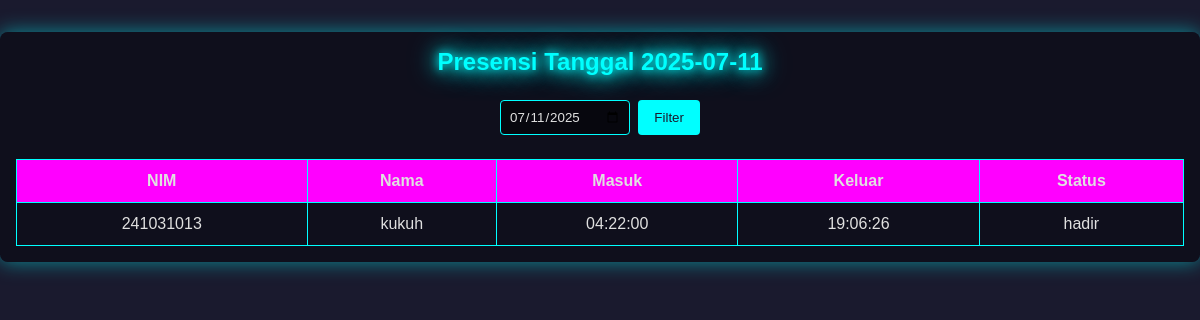
/presensi_admin.php?tanggal=2025-07-11 (signed in), run on the app's committed database.
### tables this page shows
CREATE TABLE `presensi` (
  `id` int(11) NOT NULL,
  `nim` varchar(20) NOT NULL,
  `tanggal` date NOT NULL,
  `waktu_masuk` time DEFAULT NULL,
  `waktu_keluar` time DEFAULT NULL,
  `status` enum('hadir','izin','sakit','alfa') DEFAULT 'hadir',
  `created_at` timestamp NOT NULL DEFAULT current_timestamp()
);

CREATE TABLE `mahasiswa` (
  `nim` varchar(20) NOT NULL,
  `nama` varchar(100) NOT NULL,
  `tempat` text DEFAULT NULL,
  `pk` enum('laki-laki','perempuan') DEFAULT NULL,
  `created_at` timestamp NOT NULL DEFAULT current_timestamp()
);

### presensi_admin.php (the view, shortened to what this page needs)
<?php
include 'koneksi.php';
$tanggal = isset($_GET['tanggal']) ? $_GET['tanggal'] : date('Y-m-d');
$query = "SELECT m.nim, m.nama, p.tanggal, p.waktu_masuk, p.waktu_keluar, p.status
          FROM presensi p JOIN mahasiswa m ON p.nim = m.nim
          WHERE p.tanggal = '$tanggal' ORDER BY p.waktu_masuk DESC";
$data = mysqli_query($koneksi, $query);
?>
<!DOCTYPE html>
<html lang="id">
<head>
</head>
<body>
<div class="dashboard">
    <h2>Presensi Tanggal <?= $tanggal ?></h2>
    <form method="GET">
        <input type="date" name="tanggal" value="<?= $tanggal ?>">
        <button type="submit" class="button">Filter</button>
    </form>
    <table>
        <thead>
            <tr><th>NIM</th><th>Nama</th><th>Masuk</th><th>Keluar</th><th>Status</th></tr>
        </thead>
        <tbody>
            <?php while($row = mysqli_fetch_assoc($data)): ?>
                <tr>
                    <td><?= $row['nim'] ?></td>
                    <td><?= $row['nama'] ?></td>
                    <td><?= $row['waktu_masuk'] ?></td>
                    <td><?= $row['waktu_keluar'] ?: '-' ?></td>
                    <td><?= $row['status'] ?></td>
                </tr>
            <?php endwhile; ?>
        </tbody>
    </table>
</div>
</body>

### presensi_admin.php (style rules this page uses)
:root { --primary-neon: #00ffff; --secondary-neon: #ff00ff; --dark-bg: #1a1a2e; --darker-bg: #0f0f1a; --light-text: #e0e0e0; --card-bg: rgba(10, 10, 20, 0.7); --glow-strength: 0 0 10px, 0 0 20px, 0 0 30px; }
* { margin: 0; padding: 0; box-sizing: border-box; font-family: 'Orbitron', sans-serif; }
body { background-color: var(--dark-bg); color: var(--light-text); }
.dashboard { max-width: 1200px; margin: 2rem auto; padding: 1rem; background: var(--card-bg); border-radius: 8px; box-shadow: 0 0 20px rgba(0, 255, 255, 0.5); }
.dashboard h2 { text-align: center; color: var(--primary-neon); margin-bottom: 1.5rem; text-shadow: var(--glow-strength) var(--primary-neon); }
form { display: flex; justify-content: center; margin-bottom: 1.5rem; }
form input[type="date"] { padding: 0.5rem; border: 1px solid var(--primary-neon); border-radius: 4px; background: rgba(0, 0, 0, 0.5); color: var(--light-text); margin-right: 0.5rem; transition: border-color 0.3s, box-shadow 0.3s; }
form .button { background-color: var(--primary-neon); color: var(--dark-bg); padding: 0.5rem 1rem; border-radius: 4px; border: none; cursor: pointer; transition: background-color 0.3s, transform 0.3s; }
table { width: 100%; border-collapse: collapse; margin-top: 1rem; }
table thead { background-color: var(--secondary-neon); }
table th, table td { padding: 0.75rem; text-align: center; border: 1px solid var(--primary-neon); }
table th { color: var(--light-text); }
table td { color: var(--light-text); }

### data on the page
presensi: nim.nim "241031013", nim.nama "kukuh", waktu_masuk "04:22:00", waktu_keluar "19:06:26", status "hadir"

### other printed values
$tanggal "2025-07-11"
